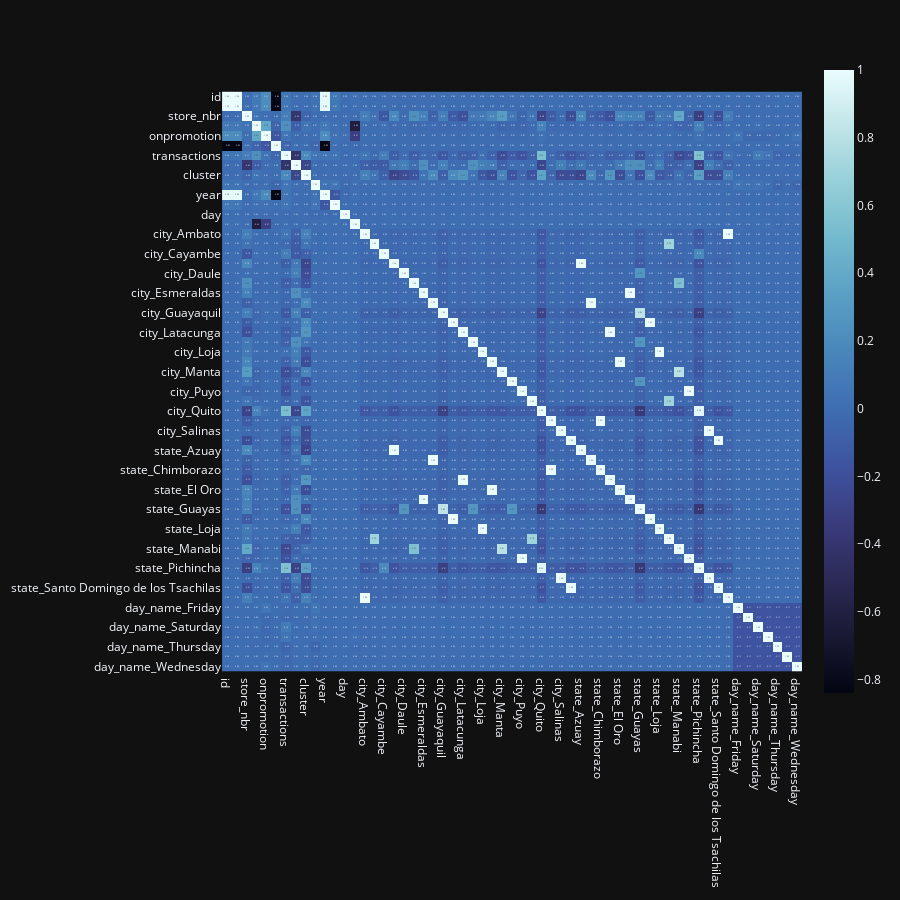

Notebook source saved alongside this figure:
### Code cell
import plotly.express as px
hm = encode_data.corr()
fig = px.imshow(hm, text_auto=".2f", color_continuous_scale='ice',
                template='plotly_dark',width=900,height=900)
fig.show()

### Figure 1 — Plotly figure (JSON) as saved in the notebook; plotly's stock layout.template omitted (floating-point values rounded to 4 significant figures; data arrays with more than 128 entries replaced by an {"elided": "..."} marker saying what was removed)
{"data": [{"coloraxis": "coloraxis", "hovertemplate": "x: %{x}<br>y: %{y}<br>color: %{z}<extra></extra>", "name": "0", "texttemplate": "%{z:.2f}", "type": "heatmap", "x": ["id", "date", "store_nbr", "sales", "onpromotion", "dcoilwtico", "transactions", "type", "cluster", "holiday", "year", "month", "day", "new_family", "city_Ambato", "city_Babahoyo", "city_Cayambe", "city_Cuenca", "city_Daule", "city_El Carmen", "city_Esmeraldas", "city_Guaranda", "city_Guayaquil", "city_Ibarra", "city_Latacunga", "city_Libertad", "city_Loja", "city_Machala", "city_Manta", "city_Playas", "city_Puyo", "city_Quevedo", "city_Quito", "city_Riobamba", "city_Salinas", "city_Santo Domingo", "state_Azuay", "state_Bolivar", "state_Chimborazo", "state_Cotopaxi", "state_El Oro", "state_Esmeraldas", "state_Guayas", "state_Imbabura", "state_Loja", "state_Los Rios", "state_Manabi", "state_Pastaza", "state_Pichincha", "state_Santa Elena", "state_Santo Domingo de los Tsachilas", "state_Tungurahua", "day_name_Friday", "day_name_Monday", "day_name_Saturday", "day_name_Sunday", "day_name_Thursday", "day_name_Tuesday", "day_name_Wednesday"], "xaxis": "x", "y": ["id", "date", "store_nbr", "sales", "onpromotion", "dcoilwtico", "transactions", "type", "cluster", "holiday", "year", "month", "day", "new_family", "city_Ambato", "city_Babahoyo", "city_Cayambe", "city_Cuenca", "city_Daule", "city_El Carmen", "city_Esmeraldas", "city_Guaranda", "city_Guayaquil", "city_Ibarra", "city_Latacunga", "city_Libertad", "city_Loja", "city_Machala", "city_Manta", "city_Playas", "city_Puyo", "city_Quevedo", "city_Quito", "city_Riobamba", "city_Salinas", "city_Santo Domingo", "state_Azuay", "state_Bolivar", "state_Chimborazo", "state_Cotopaxi", "state_El Oro", "state_Esmeraldas", "state_Guayas", "state_Imbabura", "state_Loja", "state_Los Rios", "state_Manabi", "state_Pastaza", "state_Pichincha", "state_Santa Elena", "state_Santo Domingo de los Tsachilas", "state_Tungurahua", "day_name_Friday", "day_name_Monday", "day_name_Saturday", "day_name_Sunday", "day_name_Thursday", "day_name_Tuesday", "day_name_Wednesday"], "yaxis": "y", "z": {"elided": "59x59 float values"}}], "layout": {"coloraxis": {"colorscale": [[0, "rgb(3, 5, 18)"], [0.09091, "rgb(25, 25, 51)"], [0.1818, "rgb(44, 42, 87)"], [0.2727, "rgb(58, 60, 125)"], [0.3636, "rgb(62, 83, 160)"], [0.4545, "rgb(62, 109, 178)"], [0.5455, "rgb(72, 134, 187)"], [0.6364, "rgb(89, 159, 196)"], [0.7273, "rgb(114, 184, 205)"], [0.8182, "rgb(149, 207, 216)"], [0.9091, "rgb(192, 229, 232)"], [1, "rgb(234, 252, 253)"]]}, "height": 900, "margin": {"t": 60}, "width": 900, "xaxis": {"anchor": "y", "constrain": "domain", "domain": [0, 1], "scaleanchor": "y"}, "yaxis": {"anchor": "x", "autorange": "reversed", "constrain": "domain", "domain": [0, 1]}}}
